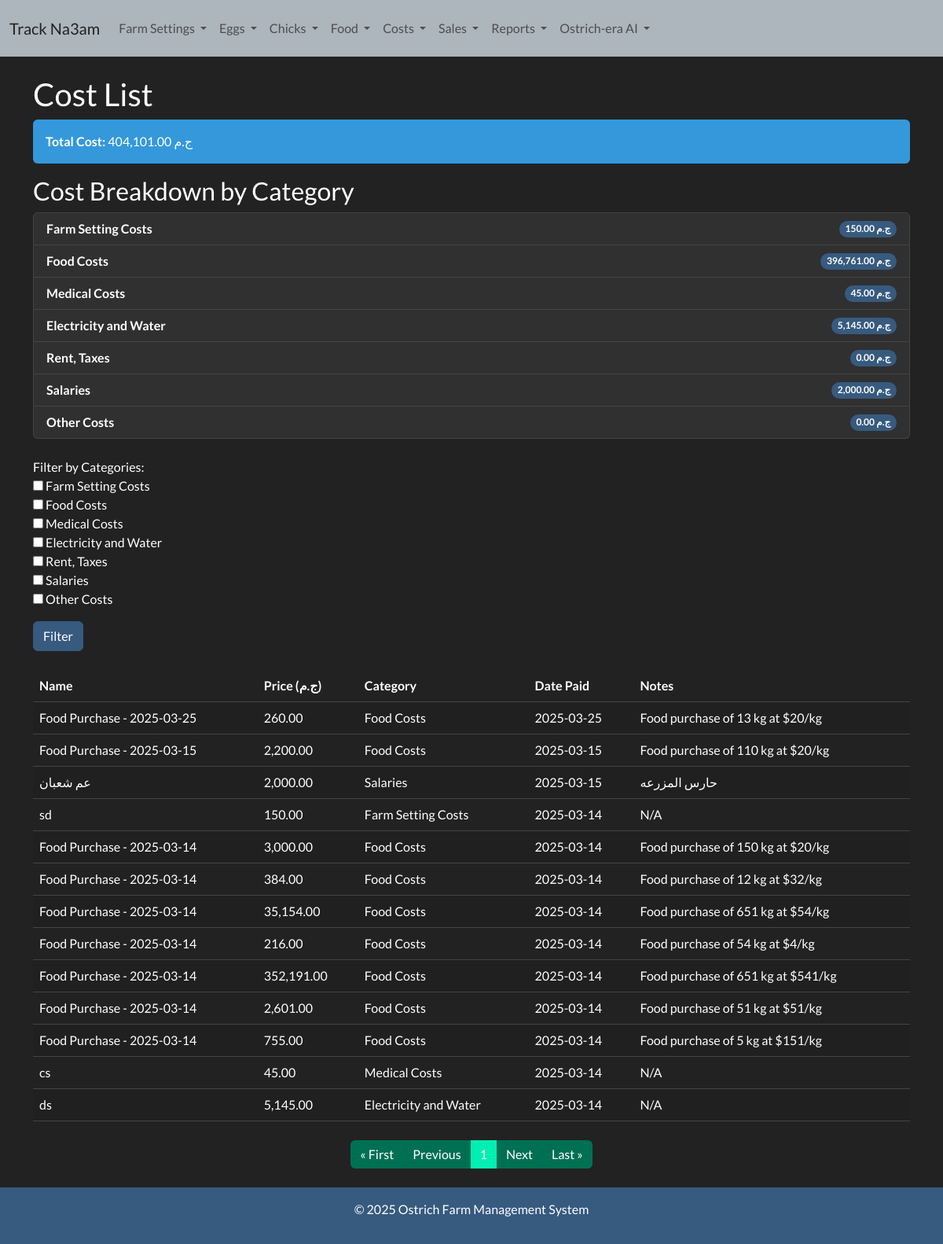
The app's page /cost-list/ with its own data.
### ostrich/models.py (models this page shows, shortened)
class CostCategory(models.Model):
    name = models.CharField(max_length=100, unique=True)

class Cost(models.Model):
    name = models.CharField(max_length=200)
    price = models.DecimalField(max_digits=10, decimal_places=2)
    category = models.ForeignKey(CostCategory, on_delete=models.PROTECT, related_name='costs')
    date_paid = models.DateField(default=timezone.now, null=True, blank=True)  # For periodic costs
    notes = models.TextField(blank=True, null=True)  # Optional notes field

### ostrich/views.py (the view)
# urls.py: path('cost-list/', views.cost_list, name='cost_list'),
def cost_list(request):
    costs = Cost.objects.all().order_by('-date_paid')
    selected_categories = request.GET.getlist('categories')
    if selected_categories:
        costs = costs.filter(category__id__in=selected_categories)
    total_cost = costs.aggregate(total=Sum('price'))['total'] or 0
    category_totals = []
    for category in CostCategory.objects.all():
        total = category.costs.aggregate(total=Sum('price'))['total'] or 0
        category_totals.append({
            'category_name': category.name,
            'total': total,
        })
    paginator = Paginator(costs, 20)  # Show 20 costs per page
    page_number = request.GET.get('page')
    page_costs = paginator.get_page(page_number)
    categories = CostCategory.objects.all()
    context = {
        'page_costs': page_costs,
        'categories': categories,
        'selected_categories': selected_categories,
        'total_cost': total_cost,
        'category_totals': category_totals,
    }
    return render(request, 'costs/cost_list.html', context)

### templates/costs/cost_list.html
{% extends 'base.html' %}
{% load humanize %}
{% block content %}
<h2>Cost List</h2>
<div class="alert alert-info">
    <strong>Total Cost:</strong> {{ total_cost|floatformat:2|intcomma }} ج.م
</div>
<h3>Cost Breakdown by Category</h3>
<ul class="list-group">
    {% for category_total in category_totals %}
    <li class="list-group-item d-flex justify-content-between align-items-center">
        <strong>{{ category_total.category_name }}</strong>
        <span class="badge bg-primary rounded-pill">{{ category_total.total|floatformat:2|intcomma }} ج.م</span>
    </li>
    {% endfor %}
</ul>
<form method="get" class="mt-4">
    <div class="mb-3">
        <label>Filter by Categories:</label><br>
        {% for category in categories %}
        <input type="checkbox" name="categories" value="{{ category.id }}"
               {% if category.id in selected_categories %}checked{% endif %}>
        <label>{{ category.name }}</label><br>
        {% endfor %}
    </div>
    <button type="submit" class="btn btn-primary">Filter</button>
</form>
<table class="table table-striped mt-4">
    <thead>
        <tr>
            <th>Name</th>
            <th>Price (ج.م)</th>
            <th>Category</th>
            <th>Date Paid</th>
            <th>Notes</th>
        </tr>
    </thead>
    <tbody>
        {% for cost in page_costs %}
        <tr>
            <td>{{ cost.name }}</td>
            <td>{{ cost.price|floatformat:2|intcomma }}</td>
            <td>{{ cost.category.name }}</td>
            <td>{{ cost.date_paid|date:"Y-m-d" }}</td>
            <td>{{ cost.notes|default:"N/A" }}</td>
        </tr>
        {% empty %}
        <tr>
            <td colspan="5" class="text-center">No costs available.</td>
        </tr>
        {% endfor %}
    </tbody>
</table>
<nav aria-label="Page navigation" class="mt-4">
    <ul class="pagination justify-content-center">
        {% if page_costs.has_previous %}
        <li class="page-item">
            <a class="page-link" href="?page=1">&laquo; First</a>
        </li>
        <li class="page-item">
            <a class="page-link" href="?page={{ page_costs.previous_page_number }}">Previous</a>
        </li>
        {% else %}
        <li class="page-item disabled">
            <a class="page-link" href="#" tabindex="-1" aria-disabled="true">&laquo; First</a>
        </li>
        <li class="page-item disabled">
            <a class="page-link" href="#" tabindex="-1" aria-disabled="true">Previous</a>
        </li>
        {% endif %}
        <li class="page-item active" aria-current="page">
            <span class="page-link">{{ page_costs.number }}</span>
        </li>
        {% if page_costs.has_next %}
        <li class="page-item">
            <a class="page-link" href="?page={{ page_costs.next_page_number }}">Next</a>
        </li>
        <li class="page-item">
            <a class="page-link" href="?page={{ page_costs.paginator.num_pages }}">Last &raquo;</a>
        </li>
        {% else %}
        <li class="page-item disabled">
            <a class="page-link" href="#" tabindex="-1" aria-disabled="true">Next</a>
        </li>
        <li class="page-item disabled">
            <a class="page-link" href="#" tabindex="-1" aria-disabled="true">Last &raquo;</a>
        </li>
        {% endif %}
    </ul>
</nav>
{% endblock %}

### records on screen
CostCategory: category_name "Farm Setting Costs", name "Farm Setting Costs"
CostCategory: category_name "Food Costs", name "Food Costs"
CostCategory: category_name "Medical Costs", name "Medical Costs"
CostCategory: category_name "Electricity and Water", name "Electricity and Water"
CostCategory: category_name "Rent, Taxes", name "Rent, Taxes"
CostCategory: category_name "Salaries", name "Salaries"
CostCategory: category_name "Other Costs", name "Other Costs"
Cost: name "Food Purchase - 2025-03-25", price "260.00", category.name "Food Costs", date_paid "2025-03-25", notes "Food purchase of 13 kg at $20/kg"
Cost: name "Food Purchase - 2025-03-15", price "2,200.00", category.name "Food Costs", date_paid "2025-03-15", notes "Food purchase of 110 kg at $20/kg"
Cost: name "عم شعبان", price "2,000.00", category.name "Salaries", date_paid "2025-03-15", notes "حارس المزرعه"
Cost: name "sd", price "150.00", category.name "Farm Setting Costs", date_paid "2025-03-14", notes "N/A"
Cost: name "Food Purchase - 2025-03-14", price "3,000.00", category.name "Food Costs", date_paid "2025-03-14", notes "Food purchase of 150 kg at $20/kg"
Cost: name "Food Purchase - 2025-03-14", price "384.00", category.name "Food Costs", date_paid "2025-03-14", notes "Food purchase of 12 kg at $32/kg"
Cost: name "Food Purchase - 2025-03-14", price "35,154.00", category.name "Food Costs", date_paid "2025-03-14", notes "Food purchase of 651 kg at $54/kg"
Cost: name "Food Purchase - 2025-03-14", price "216.00", category.name "Food Costs", date_paid "2025-03-14", notes "Food purchase of 54 kg at $4/kg"
Cost: name "Food Purchase - 2025-03-14", price "352,191.00", category.name "Food Costs", date_paid "2025-03-14", notes "Food purchase of 651 kg at $541/kg"
Cost: name "Food Purchase - 2025-03-14", price "2,601.00", category.name "Food Costs", date_paid "2025-03-14", notes "Food purchase of 51 kg at $51/kg"
Cost: name "Food Purchase - 2025-03-14", price "755.00", category.name "Food Costs", date_paid "2025-03-14", notes "Food purchase of 5 kg at $151/kg"
Cost: name "cs", price "45.00", category.name "Medical Costs", date_paid "2025-03-14", notes "N/A"
Cost: name "ds", price "5,145.00", category.name "Electricity and Water", date_paid "2025-03-14", notes "N/A"

### other values on screen
{{ total_cost|floatformat:2|intcomma }} "404,101.00"
{{ category_total.total|floatformat:2|intcomma }} "150.00" "396,761.00" "45.00" "5,145.00" "0.00" "2,000.00" "0.00"
{{ page_costs.number }} "1"
